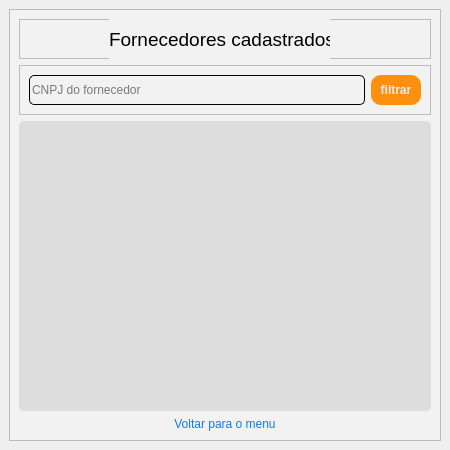
<?xml version="1.0" encoding="UTF-8"?>
<ui version="4.0">
 <class>MainWindow</class>
 <widget class="QMainWindow" name="MainWindow">
  <property name="geometry">
   <rect>
    <x>0</x>
    <y>0</y>
    <width>450</width>
    <height>450</height>
   </rect>
  </property>
  <property name="minimumSize">
   <size>
    <width>450</width>
    <height>450</height>
   </size>
  </property>
  <property name="maximumSize">
   <size>
    <width>450</width>
    <height>450</height>
   </size>
  </property>
  <property name="windowTitle">
   <string>MainWindow</string>
  </property>
  <widget class="QWidget" name="centralwidget">
   <layout class="QVBoxLayout" name="verticalLayout">
    <item>
     <widget class="QFrame" name="frame_2">
      <property name="enabled">
       <bool>true</bool>
      </property>
      <property name="styleSheet">
       <string notr="true">background-color: rgb(242, 242, 242);</string>
      </property>
      <property name="frameShape">
       <enum>QFrame::StyledPanel</enum>
      </property>
      <property name="frameShadow">
       <enum>QFrame::Raised</enum>
      </property>
      <layout class="QVBoxLayout" name="verticalLayout_2">
       <item>
        <widget class="QFrame" name="frame_3">
         <property name="minimumSize">
          <size>
           <width>0</width>
           <height>40</height>
          </size>
         </property>
         <property name="frameShape">
          <enum>QFrame::StyledPanel</enum>
         </property>
         <property name="frameShadow">
          <enum>QFrame::Raised</enum>
         </property>
         <widget class="QLabel" name="label">
          <property name="geometry">
           <rect>
            <x>90</x>
            <y>0</y>
            <width>221</width>
            <height>40</height>
           </rect>
          </property>
          <property name="minimumSize">
           <size>
            <width>0</width>
            <height>40</height>
           </size>
          </property>
          <property name="font">
           <font>
            <pointsize>14</pointsize>
           </font>
          </property>
          <property name="text">
           <string>Fornecedores cadastrados</string>
          </property>
         </widget>
        </widget>
       </item>
       <item>
        <widget class="QFrame" name="frame">
         <property name="frameShape">
          <enum>QFrame::StyledPanel</enum>
         </property>
         <property name="frameShadow">
          <enum>QFrame::Raised</enum>
         </property>
         <layout class="QHBoxLayout" name="horizontalLayout">
          <item>
           <widget class="QLineEdit" name="lineEdit_2">
            <property name="minimumSize">
             <size>
              <width>0</width>
              <height>30</height>
             </size>
            </property>
            <property name="styleSheet">
             <string notr="true">border-width: 1px;
border-color: black;
border-style: solid;
display: inline-block;
border-radius: 5px;</string>
            </property>
            <property name="text">
             <string/>
            </property>
            <property name="placeholderText">
             <string>CNPJ do fornecedor</string>
            </property>
           </widget>
          </item>
          <item>
           <widget class="QPushButton" name="pushButton_cadastro_cadastrar_7">
            <property name="minimumSize">
             <size>
              <width>50</width>
              <height>30</height>
             </size>
            </property>
            <property name="maximumSize">
             <size>
              <width>50</width>
              <height>30</height>
             </size>
            </property>
            <property name="font">
             <font>
              <weight>75</weight>
              <bold>true</bold>
             </font>
            </property>
            <property name="cursor">
             <cursorShape>PointingHandCursor</cursorShape>
            </property>
            <property name="styleSheet">
             <string notr="true">QPushButton{
	border-radius: 10px;
	border-image: url(:/Close_Image/cil-x.png);
	background-position: center;
		
	color: rgb(240, 233, 249);
	background-color: rgb(255, 144, 14);
	
}
QPushButton:hover{
	
	
	background-color: rgb(207, 110, 0);
	color: rgb(240, 233, 249);
}
QPushButton:pressed{
	background-color: rgb(35, 35, 35);
	color: rgb(200, 200, 200);
}

</string>
            </property>
            <property name="text">
             <string>filtrar</string>
            </property>
           </widget>
          </item>
         </layout>
        </widget>
       </item>
       <item>
        <widget class="QTextEdit" name="textEdit">
         <property name="styleSheet">
          <string notr="true">border-radius: 5px;
padding 15px;
background-color: rgb(221,221,221);
color: rgb(255, 255, 255);</string>
         </property>
        </widget>
       </item>
       <item>
        <widget class="QPushButton" name="pushButton_cadastro_entrar_login_2">
         <property name="maximumSize">
          <size>
           <width>16777215</width>
           <height>16777215</height>
          </size>
         </property>
         <property name="cursor">
          <cursorShape>PointingHandCursor</cursorShape>
         </property>
         <property name="styleSheet">
          <string notr="true">QPushButton{
	border-radius: 5px;
	border-image: url(:/Close_Image/cil-x.png);
	background-position: center;
	
	color: rgb(0,127,255);
}


</string>
         </property>
         <property name="text">
          <string>Voltar para o menu</string>
         </property>
        </widget>
       </item>
      </layout>
     </widget>
    </item>
   </layout>
  </widget>
 </widget>
 <resources/>
 <connections/>
</ui>
